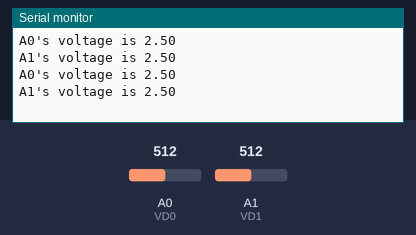
The sketch below on a simulated Arduino Uno, built with avr-gcc and run on an emulated ATmega328P. Shown: the last lines printed to the serial monitor. Inputs (shaded band) come from the test bench; at power-on: A0 (VD0) = 512, A1 (VD1) = 512.

Above: at 1.8 s.
1.9 s: A0 (VD0) set to 716
At 2.8 s:
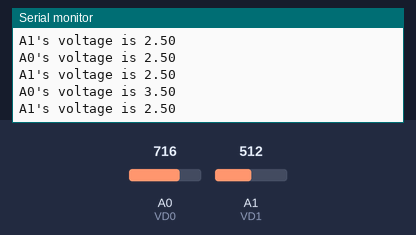
3.4 s: A1 (VD1) set to 716
At 4.6 s:
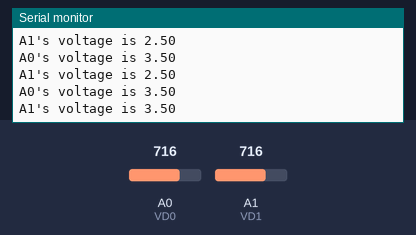
4.9 s: A0 (VD0) set to 900
At 5.4 s:
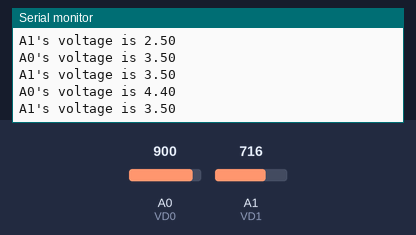
6.4 s: A1 (VD1) set to 900
At 7.8 s:
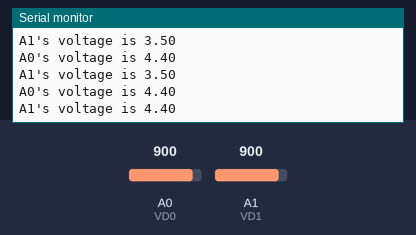
Timing chart, 0 to 8.9 s (numbered marks = the images above; inputs shaded):
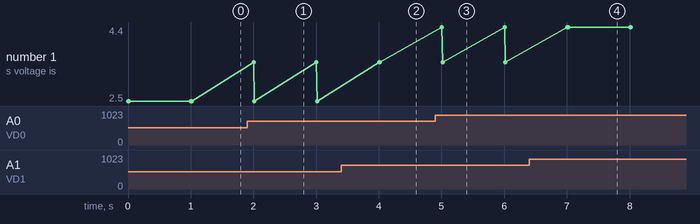

The sketch:

ch04_voltage_divider2.ino
```cpp
#define SERIAL_BAUDRATE 19200
#define VD0 A0 // 分壓器端點一
#define VD1 A1 // 分壓器端點二

void setup() {
  Serial.begin(SERIAL_BAUDRATE);
}
void loop() {
  float v0 = float(analogRead(VD0)) / 1023 * 5;
  float v1 = float(analogRead(VD1)) / 1023 * 5;
  Serial.print("A0's voltage is ");
  Serial.println(v0);
  Serial.print("A1's voltage is ");
  Serial.println(v1);
  delay(1000);
}
```

Measured:
- after the input at 1.9 s, the serial monitor: prints a new line after 0.10 s (image 1)
- after the input at 3.4 s, the serial monitor: prints a new line after 0.62 s (image 2)
- after the input at 4.9 s, the serial monitor: prints a new line after 0.11 s (image 3)
- after the input at 6.4 s, the serial monitor: prints a new line after 0.62 s (image 4)
